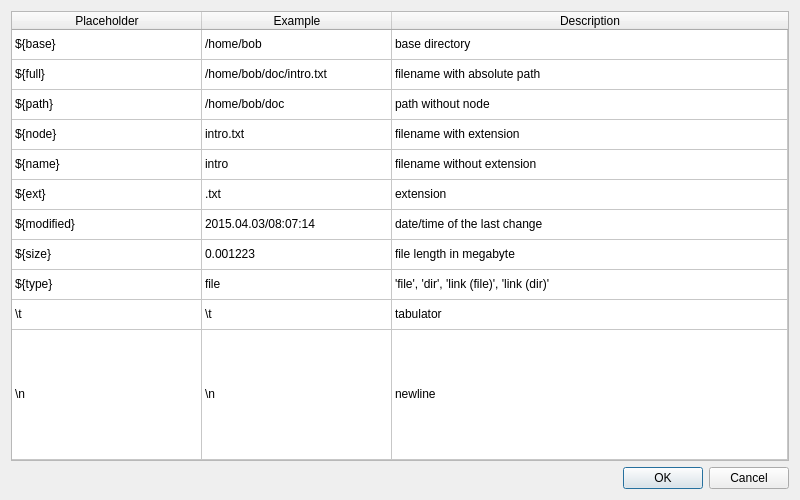
<?xml version="1.0" encoding="UTF-8"?>
<ui version="4.0">
 <class>DialogFilePlaceHolders</class>
 <widget class="QDialog" name="DialogFilePlaceHolders">
  <property name="geometry">
   <rect>
    <x>0</x>
    <y>0</y>
    <width>800</width>
    <height>500</height>
   </rect>
  </property>
  <property name="windowTitle">
   <string>File Specific Placeholders</string>
  </property>
  <property name="modal">
   <bool>true</bool>
  </property>
  <layout class="QVBoxLayout" name="verticalLayout">
   <item>
    <widget class="QTableWidget" name="tableWidget">
     <attribute name="horizontalHeaderDefaultSectionSize">
      <number>190</number>
     </attribute>
     <attribute name="horizontalHeaderStretchLastSection">
      <bool>true</bool>
     </attribute>
     <attribute name="verticalHeaderVisible">
      <bool>false</bool>
     </attribute>
     <attribute name="verticalHeaderStretchLastSection">
      <bool>true</bool>
     </attribute>
     <row>
      <property name="text">
       <string notr="true">New Row</string>
      </property>
     </row>
     <row>
      <property name="text">
       <string>New Row</string>
      </property>
     </row>
     <row>
      <property name="text">
       <string>New Row</string>
      </property>
     </row>
     <row>
      <property name="text">
       <string>New Row</string>
      </property>
     </row>
     <row>
      <property name="text">
       <string>New Row</string>
      </property>
     </row>
     <row>
      <property name="text">
       <string>New Row</string>
      </property>
     </row>
     <row>
      <property name="text">
       <string>New Row</string>
      </property>
     </row>
     <row>
      <property name="text">
       <string>New Row</string>
      </property>
     </row>
     <row>
      <property name="text">
       <string>New Row</string>
      </property>
     </row>
     <row>
      <property name="text">
       <string>New Row</string>
      </property>
     </row>
     <row>
      <property name="text">
       <string>New Row</string>
      </property>
     </row>
     <column>
      <property name="text">
       <string>Placeholder</string>
      </property>
     </column>
     <column>
      <property name="text">
       <string>Example</string>
      </property>
     </column>
     <column>
      <property name="text">
       <string>Description</string>
      </property>
     </column>
     <item row="0" column="0">
      <property name="text">
       <string notr="true">${base}</string>
      </property>
     </item>
     <item row="0" column="1">
      <property name="text">
       <string notr="true">/home/bob</string>
      </property>
     </item>
     <item row="0" column="2">
      <property name="text">
       <string>base directory</string>
      </property>
     </item>
     <item row="1" column="0">
      <property name="text">
       <string notr="true">${full}</string>
      </property>
     </item>
     <item row="1" column="1">
      <property name="text">
       <string notr="true">/home/bob/doc/intro.txt</string>
      </property>
     </item>
     <item row="1" column="2">
      <property name="text">
       <string>filename with absolute path</string>
      </property>
     </item>
     <item row="2" column="0">
      <property name="text">
       <string notr="true">${path}</string>
      </property>
     </item>
     <item row="2" column="1">
      <property name="text">
       <string notr="true">/home/bob/doc</string>
      </property>
     </item>
     <item row="2" column="2">
      <property name="text">
       <string>path without node</string>
      </property>
     </item>
     <item row="3" column="0">
      <property name="text">
       <string notr="true">${node}</string>
      </property>
     </item>
     <item row="3" column="1">
      <property name="text">
       <string notr="true">intro.txt</string>
      </property>
     </item>
     <item row="3" column="2">
      <property name="text">
       <string>filename with extension</string>
      </property>
     </item>
     <item row="4" column="0">
      <property name="text">
       <string notr="true">${name}</string>
      </property>
     </item>
     <item row="4" column="1">
      <property name="text">
       <string notr="true">intro</string>
      </property>
     </item>
     <item row="4" column="2">
      <property name="text">
       <string>filename without extension</string>
      </property>
     </item>
     <item row="5" column="0">
      <property name="text">
       <string notr="true">${ext}</string>
      </property>
     </item>
     <item row="5" column="1">
      <property name="text">
       <string notr="true">.txt</string>
      </property>
     </item>
     <item row="5" column="2">
      <property name="text">
       <string>extension</string>
      </property>
     </item>
     <item row="6" column="0">
      <property name="text">
       <string notr="true">${modified}</string>
      </property>
     </item>
     <item row="6" column="1">
      <property name="text">
       <string notr="true">2015.04.03/08:07:14</string>
      </property>
     </item>
     <item row="6" column="2">
      <property name="text">
       <string>date/time of the last change</string>
      </property>
     </item>
     <item row="7" column="0">
      <property name="text">
       <string notr="true">${size}</string>
      </property>
     </item>
     <item row="7" column="1">
      <property name="text">
       <string notr="true">0.001223</string>
      </property>
     </item>
     <item row="7" column="2">
      <property name="text">
       <string>file length in megabyte</string>
      </property>
     </item>
     <item row="8" column="0">
      <property name="text">
       <string notr="true">${type}</string>
      </property>
     </item>
     <item row="8" column="1">
      <property name="text">
       <string notr="true">file</string>
      </property>
     </item>
     <item row="8" column="2">
      <property name="text">
       <string>'file', 'dir', 'link (file)', 'link (dir)'</string>
      </property>
     </item>
     <item row="9" column="0">
      <property name="text">
       <string notr="true">\t</string>
      </property>
     </item>
     <item row="9" column="1">
      <property name="text">
       <string notr="true">\t</string>
      </property>
     </item>
     <item row="9" column="2">
      <property name="text">
       <string>tabulator</string>
      </property>
     </item>
     <item row="10" column="0">
      <property name="text">
       <string notr="true">\n</string>
      </property>
     </item>
     <item row="10" column="1">
      <property name="text">
       <string notr="true">\n</string>
      </property>
     </item>
     <item row="10" column="2">
      <property name="text">
       <string>newline</string>
      </property>
     </item>
    </widget>
   </item>
   <item>
    <widget class="QDialogButtonBox" name="buttonBox">
     <property name="orientation">
      <enum>Qt::Horizontal</enum>
     </property>
     <property name="standardButtons">
      <set>QDialogButtonBox::Cancel|QDialogButtonBox::Ok</set>
     </property>
    </widget>
   </item>
  </layout>
 </widget>
 <resources/>
 <connections>
  <connection>
   <sender>buttonBox</sender>
   <signal>accepted()</signal>
   <receiver>DialogFilePlaceHolders</receiver>
   <slot>accept()</slot>
   <hints>
    <hint type="sourcelabel">
     <x>248</x>
     <y>254</y>
    </hint>
    <hint type="destinationlabel">
     <x>157</x>
     <y>274</y>
    </hint>
   </hints>
  </connection>
  <connection>
   <sender>buttonBox</sender>
   <signal>rejected()</signal>
   <receiver>DialogFilePlaceHolders</receiver>
   <slot>reject()</slot>
   <hints>
    <hint type="sourcelabel">
     <x>316</x>
     <y>260</y>
    </hint>
    <hint type="destinationlabel">
     <x>286</x>
     <y>274</y>
    </hint>
   </hints>
  </connection>
 </connections>
</ui>
